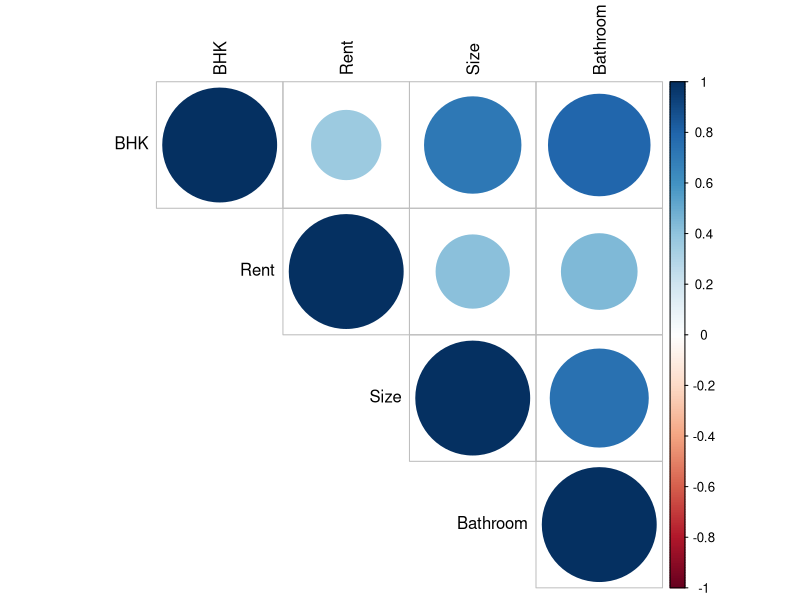
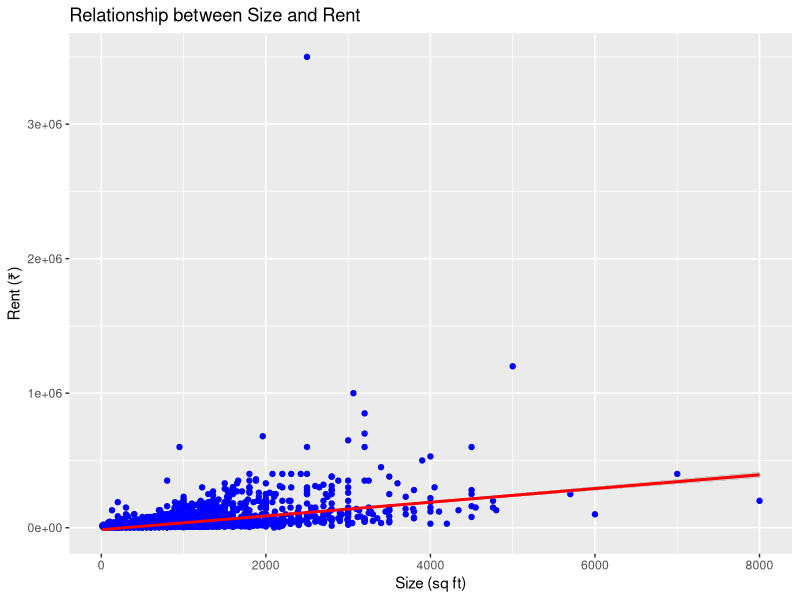
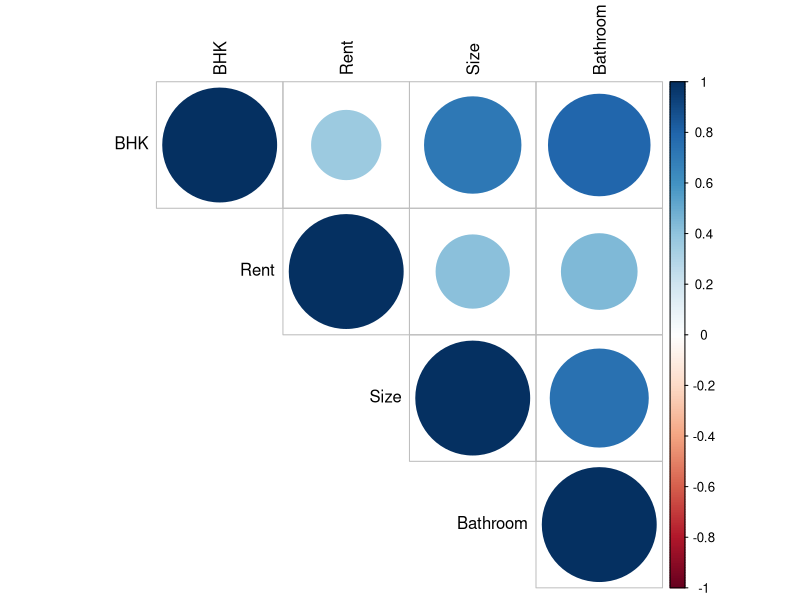
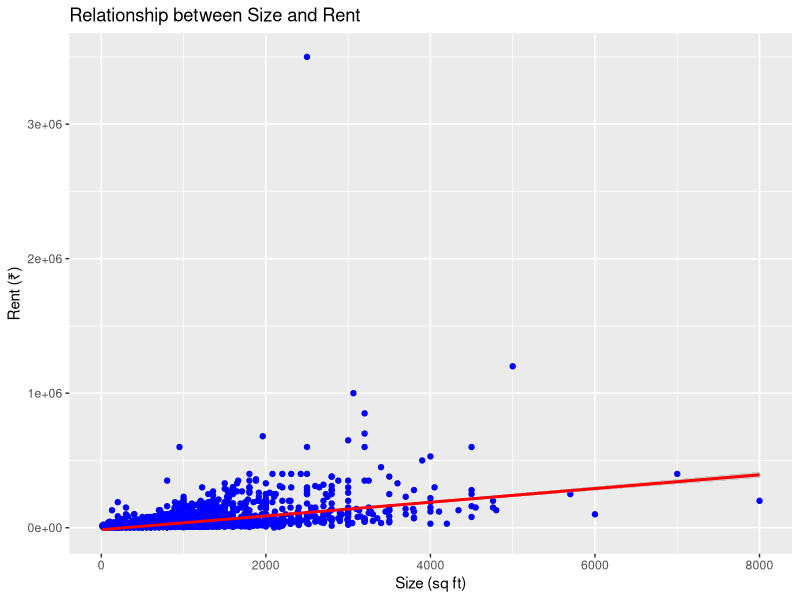
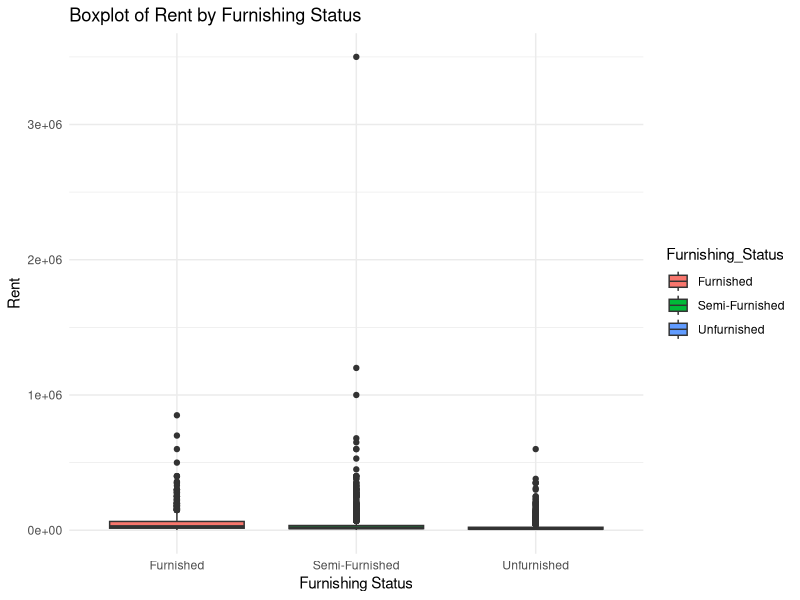

Generate these figures, in order, with R:
# Load the dataset
HouseRentData <- read.csv("data/House_Rent_Dataset.csv", colClasses = c(
  BHK = "numeric",                     # Number of bedrooms
  Rent = "numeric",                    # Rent amount
  Size = "numeric",                    # Size in square feet
  Area_Type = "factor",                # Type of area (e.g., Super Area)
  Area_Locality = "factor",         # Locality name
  City = "factor",                     # City name
  Furnishing_Status = "factor",        # Furnishing status (e.g., Furnished)
  Tenant_Preferred = "factor",         # Tenant preference
  Bathroom = "numeric",                # Number of bathrooms
  Point_of_Contact = "factor"       # Point of contact information
))

# Display structure to verify data types
str(HouseRentData)

# Display first few rows to ensure data is loaded correctly
head(HouseRentData)

# Optional: View the dataset in spreadsheet-like interface
View(HouseRentData)

# Load necessary libraries
library(dplyr)  # For data manipulation
library(ggplot2)  # For visualizations
library(corrplot)  # For correlation plots

# Assuming `HouseRentData` is already loaded

# Measures of Frequency
# Frequency distribution for categorical variables
frequency_analysis <- function(data, column_name) {
  return(data %>%
           group_by(!!sym(column_name)) %>%
           summarize(Frequency = n()) %>%
           arrange(desc(Frequency)))
}

# Example: Frequency of cities
city_frequency <- frequency_analysis(HouseRentData, "City")
print(city_frequency)

# Measures of Central Tendency
# Mean, Median, Mode
mean_rent <- mean(HouseRentData$Rent, na.rm = TRUE)
median_rent <- median(HouseRentData$Rent, na.rm = TRUE)
mode_rent <- as.numeric(names(sort(table(HouseRentData$Rent), decreasing = TRUE)[1]))

cat("Mean Rent:", mean_rent, "\n")
cat("Median Rent:", median_rent, "\n")
cat("Mode Rent:", mode_rent, "\n")

# Measures of Distribution
# Range, Variance, Standard Deviation, Interquartile Range
range_rent <- range(HouseRentData$Rent, na.rm = TRUE)
variance_rent <- var(HouseRentData$Rent, na.rm = TRUE)
sd_rent <- sd(HouseRentData$Rent, na.rm = TRUE)
iqr_rent <- IQR(HouseRentData$Rent, na.rm = TRUE)

cat("Range of Rent:", range_rent, "\n")
cat("Variance of Rent:", variance_rent, "\n")
cat("Standard Deviation of Rent:", sd_rent, "\n")
cat("Interquartile Range of Rent:", iqr_rent, "\n")

# Measures of Relationship
# Correlation Matrix
# Selecting numeric variables for correlation
numeric_columns <- HouseRentData %>%
  select_if(is.numeric)

correlation_matrix <- cor(numeric_columns, use = "complete.obs")
print(correlation_matrix)

# Correlation heatmap
corrplot(correlation_matrix, method = "circle", type = "upper", tl.col = "black")

# Example: Scatter plot to visualize relationship
ggplot(HouseRentData, aes(x = Size, y = Rent)) +
  geom_point(color = "blue") +
  geom_smooth(method = "lm", col = "red") +
  labs(title = "Relationship between Size and Rent",
       x = "Size (sq ft)",
       y = "Rent (₹)")

# Load necessary libraries
library(dplyr)  # For data manipulation
library(ggplot2)  # For visualizations
library(corrplot)  # For correlation plots

# Assuming `HouseRentData` is already loaded

# Measures of Frequency
# Frequency distribution for categorical variables
frequency_analysis <- function(data, column_name) {
  return(data %>%
           group_by(!!sym(column_name)) %>%
           summarize(Frequency = n()) %>%
           arrange(desc(Frequency)))
}

# Example: Frequency of cities
city_frequency <- frequency_analysis(HouseRentData, "City")
print(city_frequency)

# Measures of Central Tendency
# Mean, Median, Mode
mean_rent <- mean(HouseRentData$Rent, na.rm = TRUE)
median_rent <- median(HouseRentData$Rent, na.rm = TRUE)
mode_rent <- as.numeric(names(sort(table(HouseRentData$Rent), decreasing = TRUE)[1]))

cat("Mean Rent:", mean_rent, "\n")
cat("Median Rent:", median_rent, "\n")
cat("Mode Rent:", mode_rent, "\n")

# Measures of Distribution
# Range, Variance, Standard Deviation, Interquartile Range
range_rent <- range(HouseRentData$Rent, na.rm = TRUE)
variance_rent <- var(HouseRentData$Rent, na.rm = TRUE)
sd_rent <- sd(HouseRentData$Rent, na.rm = TRUE)
iqr_rent <- IQR(HouseRentData$Rent, na.rm = TRUE)

cat("Range of Rent:", range_rent, "\n")
cat("Variance of Rent:", variance_rent, "\n")
cat("Standard Deviation of Rent:", sd_rent, "\n")
cat("Interquartile Range of Rent:", iqr_rent, "\n")

# Measures of Relationship
# Correlation Matrix
# Selecting numeric variables for correlation
numeric_columns <- HouseRentData %>%
  select_if(is.numeric)

correlation_matrix <- cor(numeric_columns, use = "complete.obs")
print(correlation_matrix)

# Correlation heatmap
corrplot(correlation_matrix, method = "circle", type = "upper", tl.col = "black")

# Example: Scatter plot to visualize relationship
ggplot(HouseRentData, aes(x = Size, y = Rent)) +
  geom_point(color = "blue") +
  geom_smooth(method = "lm", col = "red") +
  labs(title = "Relationship between Size and Rent",
       x = "Size (sq ft)",
       y = "Rent (₹)")

# Load necessary library
library(ggplot2)

# Assuming `HouseRentData` is already loaded
# Example: Perform ANOVA to test if Rent differs significantly across Furnishing_Status groups

# Check structure of the dataset
str(HouseRentData)

# Perform one-way ANOVA
anova_result <- aov(Rent ~ Furnishing_Status, data = HouseRentData)

# Display ANOVA summary
summary(anova_result)

# Post-hoc test (if ANOVA is significant, use Tukey's HSD to determine pairwise differences)
tukey_result <- TukeyHSD(anova_result)
print(tukey_result)

# Visualize group means
ggplot(HouseRentData, aes(x = Furnishing_Status, y = Rent, fill = Furnishing_Status)) +
  geom_boxplot() +
  labs(title = "Boxplot of Rent by Furnishing Status",
       x = "Furnishing Status",
       y = "Rent") +
  theme_minimal()
